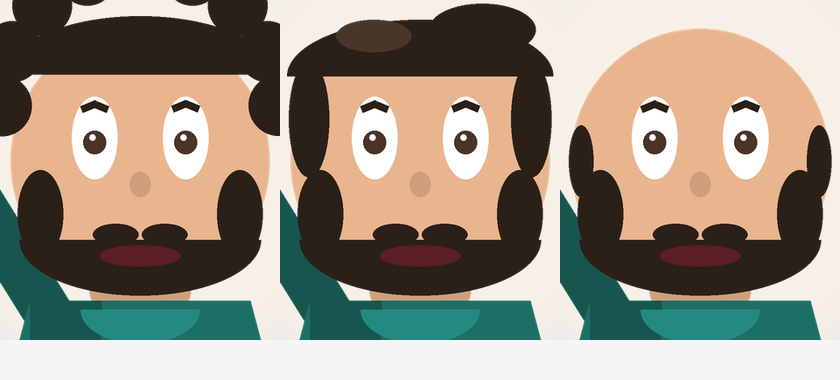
#> input picture assets/_test_barba.png, 840 x 380 px
$ python -i jesucitos.py   (imports and definitions only)
#> lines starting #> are read from the running program, lines starting #| are printed output that depends on the picture
"""Anima un personaje de dibujo sobre un paisaje de paraíso, con la boca sincronizada.

El personaje se dibuja por capas con Pillow en vez de generarse con IA: no hay
en esta máquina un modelo de segmentación que separe un personaje del fondo de
una imagen generada, así que las capas son la única vía para mover la boca al
ritmo del audio. El fondo sí puede venir de una imagen IA (--fondo); si no se
indica, se genera uno procedural para que el video nunca salga vacío.

La amplitud real del audio decide cuánto abre la boca. Cualquier animación que
no escuche el audio da la sensación de doblaje desincronizado, que es peor que
una boca que se mueve mal.
"""

from __future__ import annotations

import argparse
import array
import math
import random
import subprocess
import sys
import tempfile
from pathlib import Path

from PIL import Image, ImageDraw, ImageFilter

from scripts.util import common

ANCHO, ALTO = 1080, 1920
FPS = 30
CRF = 20
# `veryfast` frente al `medium` por defecto: en un clip de 60 s a 1080x1920 el
# encode baja ~35% y a crf 20 la diferencia no se distingue. El x264 es la mayor
# parte del tiempo por video, así que es la palanca más barata para el lote.
PRESET = "veryfast"

# El personaje se dibuja al doble y se reduce: Pillow no tiene antialiasing en
# sus primitivas, así que sin esto los bordes quedan escalonados.
ESCALA_PJ = 2
ANCHO_PJ, ALTO_PJ = 760, 1000

# Caja donde vive el personaje dentro del frame final (esquina superior izquierda).
PJ_X, PJ_Y = (ANCHO - ANCHO_PJ) // 2, 780

VELOCIDAD_ZOOM = 0.045  # fracción de acercamiento durante todo el clip
SILENCIO = 0.08  # por debajo de esto la boca queda cerrada (ruido de fondo)
GANANCIA_BOCA = 0.62


# --------------------------------------------------------------------------
# Audio
# --------------------------------------------------------------------------

# [130 lines left out: functions envolvente_audio, suavizar, aperturas_boca, _degradado, fondo_procedural, not called in this run]


def cargar_fondo(ruta: Path | None, escenario: str = "paraiso") -> Image.Image:
    """Prepara el fondo al tamaño del frame, recortando sin deformar.

    Se dibuja un poco más grande que el frame para poder hacer zoom sin que
    aparezcan bordes vacíos.

    `escenario` solo se usa cuando no hay imagen (`ruta is None`): el paraíso lo
    dibuja este módulo y el resto, `scripts.escenarios`. La importación es
    diferida porque `escenarios` importa `_degradado` de aquí; hacerlo arriba
    sería un ciclo.
    """
#> called with ruta = '../../assets/_test_barba.png', escenario = 'paraiso'
    if ruta is None:
        if escenario == "paraiso":
            base = fondo_procedural()
        else:
            from scripts.util import escenarios
            base = escenarios.dibujar(escenario)
    else:
        base = Image.open(ruta).convert("RGBA")

    factor = max(ANCHO / base.width, ALTO / base.height) * 1.12
#> factor = 5.66
    ancho = int(base.width * factor)
#> ancho = 4753
    alto = int(base.height * factor)
#> alto = 2150
    return base.resize((ancho, alto), Image.Resampling.LANCZOS)
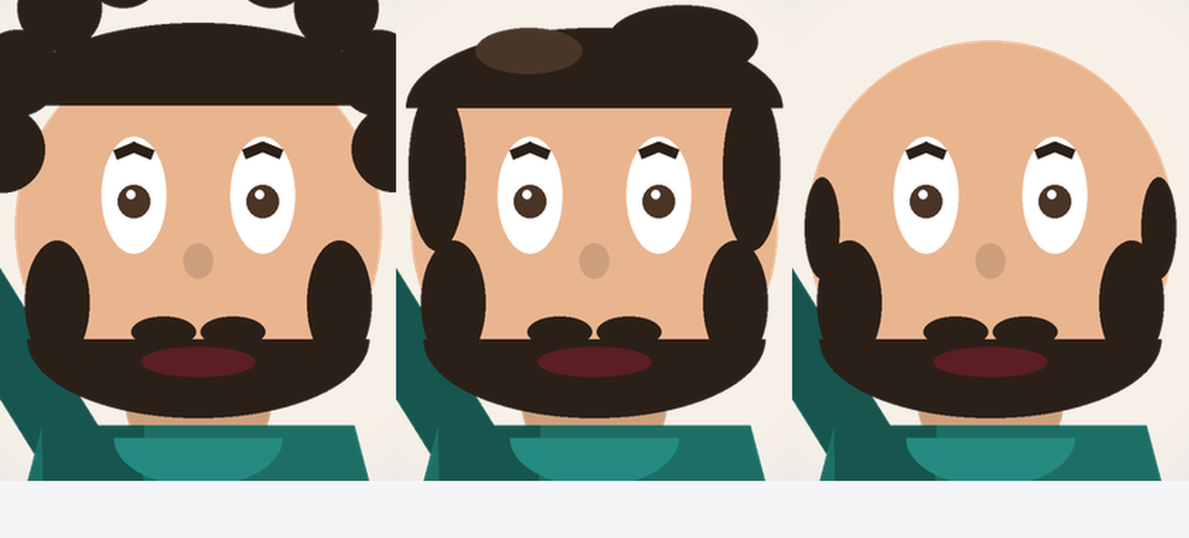
#> returned value: PIL image 4753x2150 RGBA (shown at 1/4 size); mean R, G, B, A 154.5, 145, 130.7, 255


# --------------------------------------------------------------------------
# Personaje
# --------------------------------------------------------------------------

# [181 lines left out: functions _color, dibujar_personaje, parpadeos, not called in this run]


# Color de la sombra de contacto según el escenario. Una sombra verde sobre
# arena o asfalto delataba que el personaje venía de otro fondo; con el tono de
# cada escena se lee como parte de la imagen.
SOMBRA_POR_ESCENARIO = {
    "paraiso": (20, 60, 40),
    "bosque": (16, 44, 24),
    "ciudad": (24, 26, 40),
    "desierto": (120, 78, 38),
    "playa": (150, 124, 66),
    "montana": (30, 48, 56),
    "biblioteca": (30, 20, 12),
    "gimnasio": (26, 28, 34),
    "noche": (6, 10, 22),
    "abstracto": (14, 16, 30),
}


# [148 lines left out: functions componer_frame, dibujar_para, animar, main, not called in this run]


# [2 lines not run here, left out]

>>> result = cargar_fondo('../../assets/_test_barba.png')
